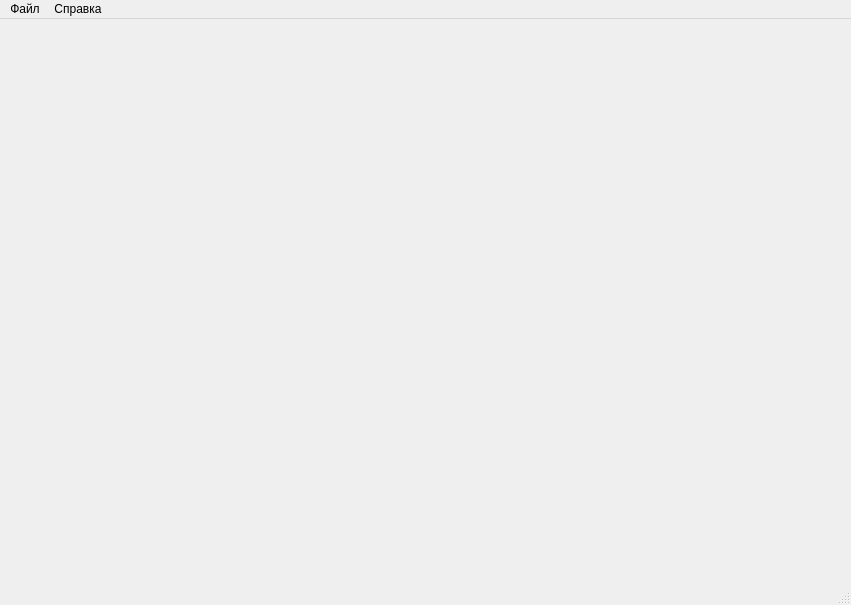
<?xml version="1.0" encoding="UTF-8"?>
<ui version="4.0">
 <class>MainWindow</class>
 <widget class="QMainWindow" name="MainWindow">
  <property name="geometry">
   <rect>
    <x>0</x>
    <y>0</y>
    <width>851</width>
    <height>605</height>
   </rect>
  </property>
  <property name="windowTitle">
   <string>Спеклы</string>
  </property>
  <property name="windowIcon">
   <iconset>
    <normaloff>ImProc.png</normaloff>ImProc.png</iconset>
  </property>
  <widget class="QWidget" name="centralwidget"/>
  <widget class="QMenuBar" name="menubar">
   <property name="geometry">
    <rect>
     <x>0</x>
     <y>0</y>
     <width>851</width>
     <height>21</height>
    </rect>
   </property>
   <widget class="QMenu" name="menuFile">
    <property name="title">
     <string>Файл</string>
    </property>
    <addaction name="actionOpen_Image_Data_File"/>
    <addaction name="actionSave_Binary_Data"/>
    <addaction name="separator"/>
    <addaction name="actionExit"/>
   </widget>
   <widget class="QMenu" name="menu">
    <property name="title">
     <string>Справка</string>
    </property>
    <addaction name="action"/>
    <addaction name="separator"/>
    <addaction name="actionAbout"/>
    <addaction name="actionAbout_Qt5"/>
   </widget>
   <addaction name="menuFile"/>
   <addaction name="menu"/>
  </widget>
  <widget class="QStatusBar" name="statusbar"/>
  <action name="actionOpen_Image_Data_File">
   <property name="text">
    <string>Открыть</string>
   </property>
  </action>
  <action name="actionSave_Binary_Data">
   <property name="text">
    <string>Сохранить</string>
   </property>
  </action>
  <action name="actionExit">
   <property name="text">
    <string>Выход</string>
   </property>
  </action>
  <action name="action_1">
   <property name="text">
    <string>Суммирование по столбцам</string>
   </property>
  </action>
  <action name="action">
   <property name="text">
    <string>Помощь</string>
   </property>
  </action>
  <action name="actionAbout">
   <property name="text">
    <string>О программе</string>
   </property>
  </action>
  <action name="actionAbout_Qt5">
   <property name="text">
    <string>About Qt5</string>
   </property>
  </action>
 </widget>
 <resources/>
 <connections/>
</ui>
